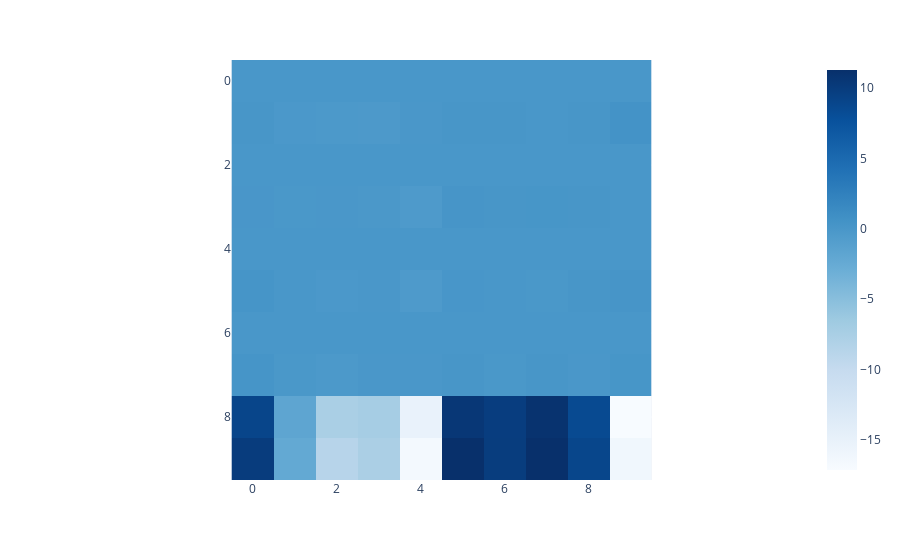

The cell this chart's notebook holds for it:
### Code cell
plot.imshow(torch.stack(full_list), show=False)

### Figure 1 — Plotly figure (JSON) as saved in the notebook; plotly's stock layout.template omitted (floating-point values rounded to 4 significant figures)
{"data": [{"coloraxis": "coloraxis", "hovertemplate": "x: %{x}<br>y: %{y}<br>color: %{z}<extra></extra>", "name": "0", "type": "heatmap", "xaxis": "x", "yaxis": "y", "z": [[0, 0, 0, 0, 0, 0, 0, 0, 0, 0], [0.1498, -0.1678, -0.2674, -0.3147, -0.04665, 0.1005, 0.14, 0.052, 0.1338, 0.4631], [0, 0, 0, 0, 0, 0, 0, 0, 0, 0], [0.05746, -0.08584, -0.06496, -0.1412, -0.3938, 0.1886, 0.1055, 0.1632, 0.09854, 0.03432], [0, 0, 0, 0, 0, 0, 0, 0, 0, 0], [0.2446, 0.02799, -0.1714, -0.0678, -0.4391, 0.07026, 0.007304, -0.07202, 0.08248, 0.2241], [0, 0, 0, 0, 0, 0, 0, 0, 0, 0], [0.2901, -0.1034, -0.2236, -0.02819, -0.02395, 0.1344, -0.09217, 0.1145, -0.06296, 0.1693], [9.007, -1.836, -7.565, -7.183, -15.17, 10.49, 9.823, 10.97, 8.486, -17.11], [9.945, -2.225, -8.655, -7.605, -16.58, 11.27, 9.92, 11.26, 8.95, -16.17]]}], "layout": {"coloraxis": {"colorscale": [[0, "rgb(247,251,255)"], [0.125, "rgb(222,235,247)"], [0.25, "rgb(198,219,239)"], [0.375, "rgb(158,202,225)"], [0.5, "rgb(107,174,214)"], [0.625, "rgb(66,146,198)"], [0.75, "rgb(33,113,181)"], [0.875, "rgb(8,81,156)"], [1, "rgb(8,48,107)"]]}, "margin": {"t": 60}, "xaxis": {"anchor": "y", "constrain": "domain", "domain": [0, 1], "scaleanchor": "y"}, "yaxis": {"anchor": "x", "autorange": "reversed", "constrain": "domain", "domain": [0, 1]}}}
